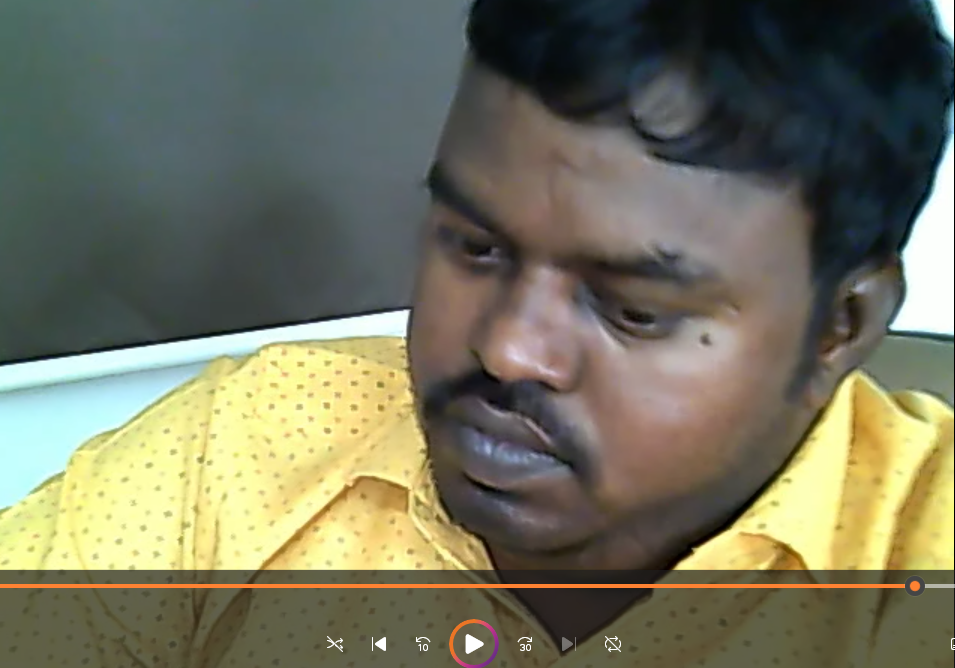
#> input picture ch17_computer_vision_notes/ch01_opencv_notes_jp_01/DATA/govind.png, 955 x 668 px
$ jupyter execute --allow-errors ch005_01_object_detection_ch_01-Copy1.ipynb   (shell and % lines are left out)
#> lines starting #> are read from the running program, lines starting #| are printed output that depends on the picture
# object detection

# template matching

[cell 1]
import cv2
import numpy as np
import matplotlib.pyplot as plt

[cell 2]
full=cv2.imread("../DATA/govind.png")
#> full is the input picture: shape (668, 955, 3); mean B, G, R 94.9, 115.1, 115
full=cv2.cvtColor(full,cv2.COLOR_BGR2RGB)
plt.imshow(full)

[cell 3]
face=cv2.imread("../DATA/face.png")
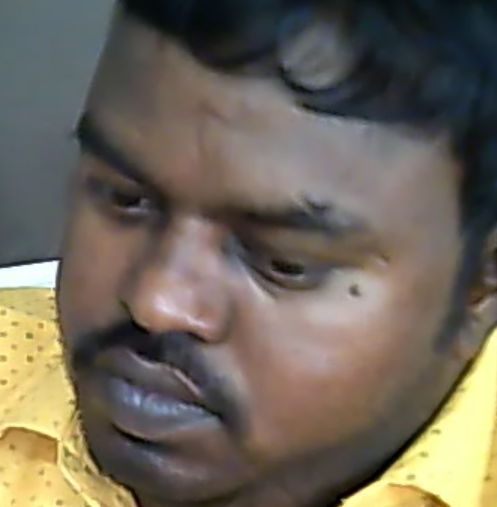
#> input picture ch17_computer_vision_notes/ch01_opencv_notes_jp_01/DATA/face.png, 497 x 507 px
#> face is the input picture: shape (507, 497, 3); mean B, G, R 90, 102.3, 110.2
face=cv2.cvtColor(face,cv2.COLOR_BGR2RGB)
plt.imshow(face)

[cell 4]
full.shape
#> Out = (668, 955, 3)

[cell 5]
face.shape
#> Out = (507, 497, 3)

[cell 6]
sum([1,2,3])

[cell 7]
mystring="sum"
#> (the rest of this cell did not finish here and is left out)

[cell 8]
myfunc=eval(mystring)
myfunc([1,2,3,4])

[cell 9]
myfunc=eval("sum")
myfunc([1,2,3,4])

[cell 10]
# All the 6 methods for comparison in a list
# Note how we are using strings, later on we'll use the eval() function to convert to function
methods = ['cv2.TM_CCOEFF', 'cv2.TM_CCOEFF_NORMED', 'cv2.TM_CCORR','cv2.TM_CCORR_NORMED', 'cv2.TM_SQDIFF', 'cv2.TM_SQDIFF_NORMED']

[cell 11]
for m in methods:
    full_copy=full.copy()
    method=eval(m)

    #template matching
    res=cv2.matchTemplate(full_copy,face,method)

    min_val,max_val,min_loc,max_loc=cv2.minMaxLoc(res)

    if method in [cv2.TM_SQDIFF,cv2.TM_SQDIFF_NORMED]:
        top_left=min_loc

    else:
        top_left=max_loc

    height,width,channels=face.shape

    bottom_right=(top_left[0]+width,top_left[1]+height)

    cv2.rectangle(full_copy,top_left,bottom_right,(0,0,255),10)

    #plot to show images
    plt.subplot(121)
    plt.imshow(res)
    plt.title("HEATMAP OF TEMPLATE")

    plt.subplot(122)
    plt.imshow(full_copy)
    plt.title("DETECTION OF TEMPLATE")

    plt.suptitle(m)

    plt.show()  #to avoid collapse
#> this loop made 6 passes
#> (min_val, max_val, min_loc, top_left, bottom_right) on passes 1 to 4: (78245944, 2.17e+09, (454, 161), (351, 49), (848, 556)), (0.0334, 1, (457, 161), (351, 49), (848, 556)), (7.3e+09, 1.08e+10, (439, 0), (0, 96), (497, 603)), (0.771, 1, (458, 0), (351, 49), (848, 556))
#> (min_val, max_val, max_loc, top_left, bottom_right) on passes 5 to 6: (0, 5.48e+09, (65, 161), (351, 49), (848, 556)), (0, 0.459, (458, 0), (351, 49), (848, 556))
#> pass 1, `res=cv2.matchTemplate(full_copy,face,method)`:
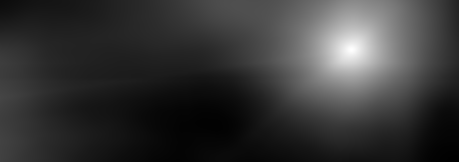
#> res: shape (162, 459) float32; min 78245944, max 2.17e+09, mean 527713600; drawn with min black and max white
#> pass 1, `plt.show()`:
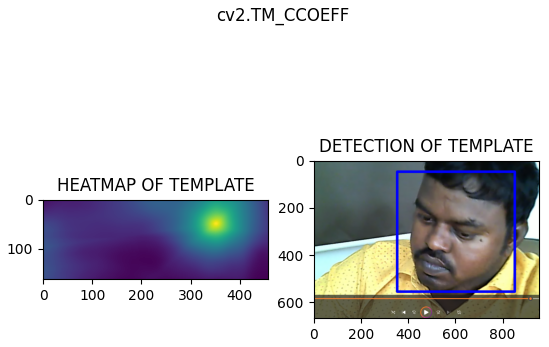
#> figure drawn by matplotlib, 2 panels
#> pass 3, `res=cv2.matchTemplate(full_copy,face,method)`:
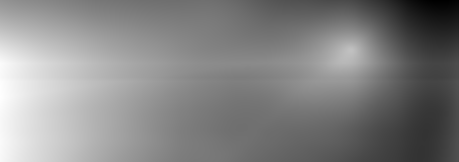
#> res: shape (162, 459) float32; min 7.3e+09, max 1.08e+10, mean 9.1e+09; drawn with min black and max white
#> after the loop:
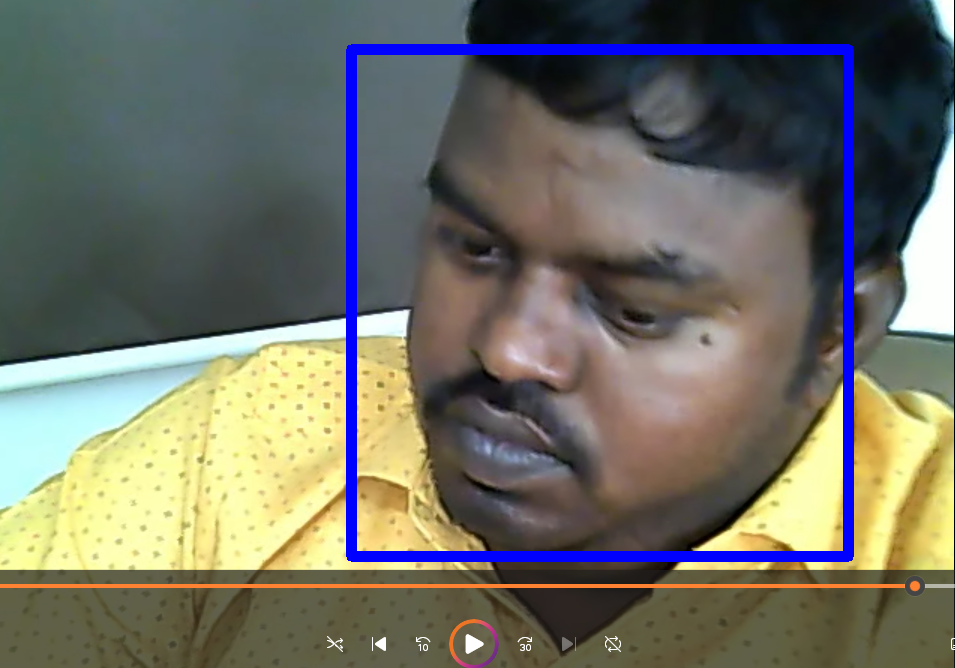
#> full_copy: shape (668, 955, 3); mean R, G, B 111.1, 111.3, 100.9
#> after the loop:
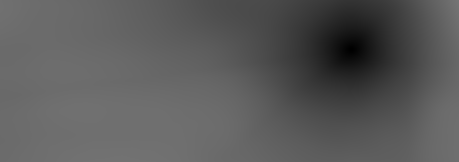
#> res: shape (162, 459) float32; min 0, max 0.459, mean 0.355
